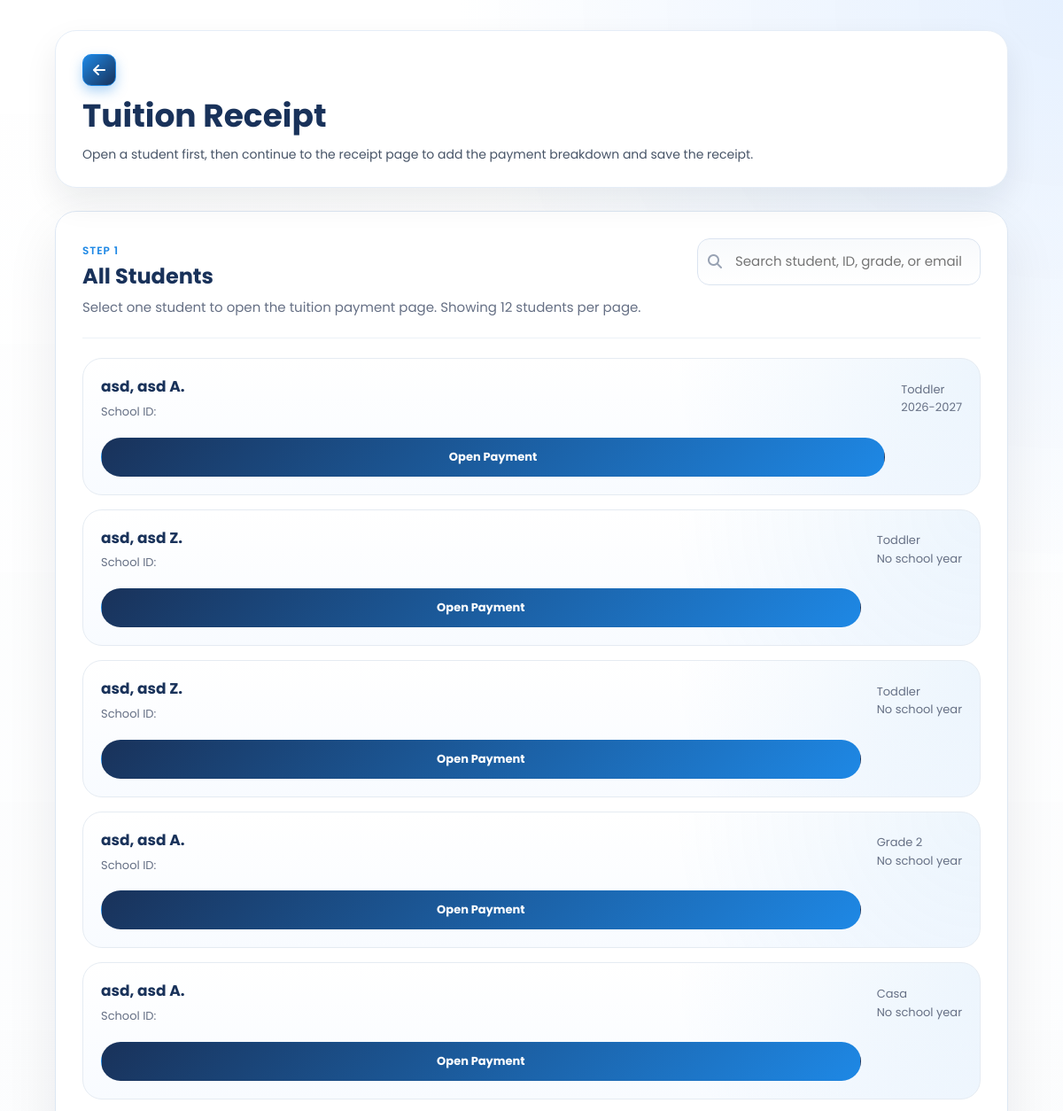
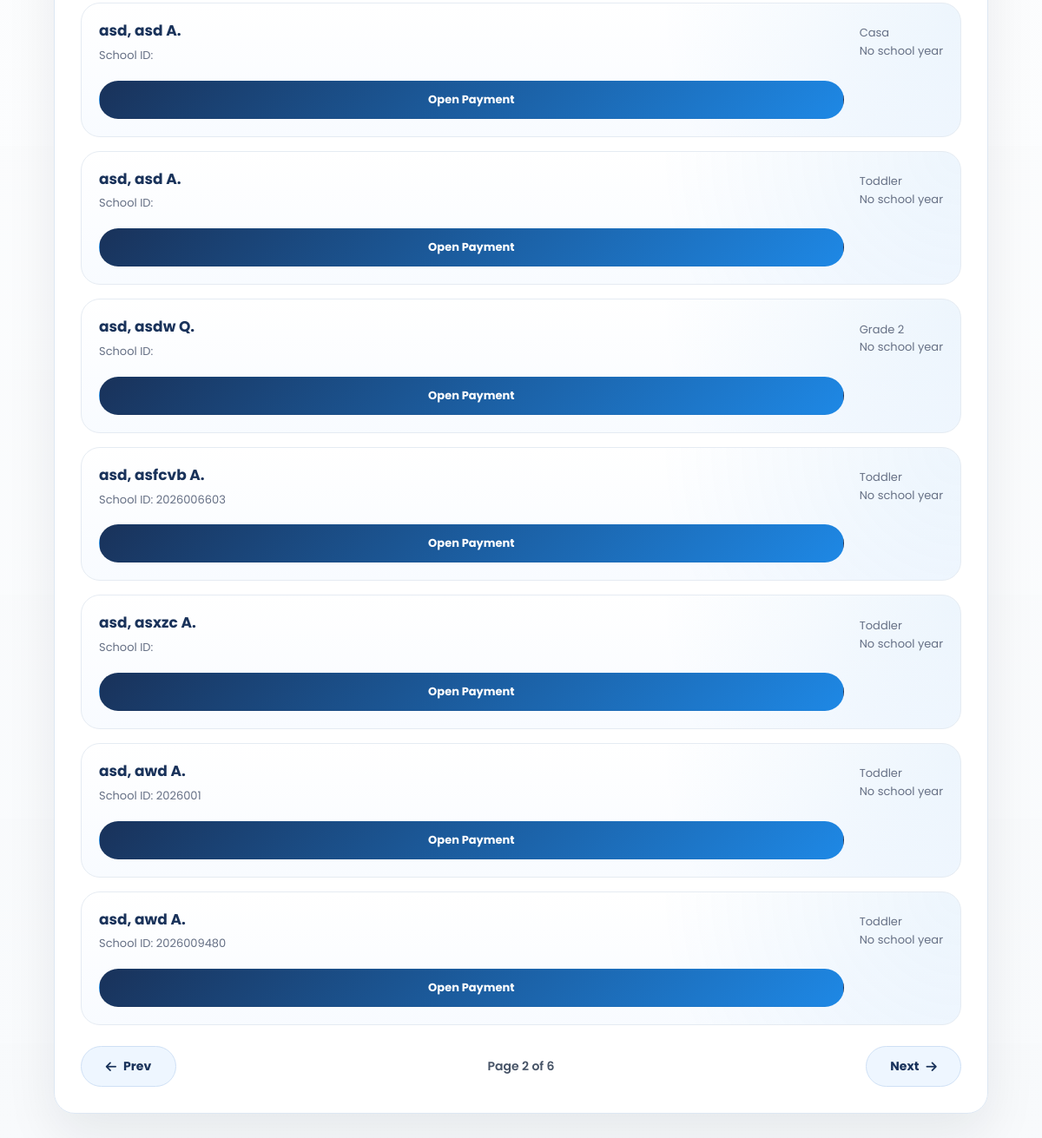
/SmartEnroll/tuition_receipt.php?page=2 (signed in), run on the app's committed database (2 pictures, top to bottom).
### tables this page shows
CREATE TABLE `enrollments` (
  `id` int(11) NOT NULL,
  `grade_level` varchar(50) DEFAULT NULL,
  `student_id` varchar(20) DEFAULT NULL,
  `school_year` varchar(20) DEFAULT NULL,
  `student_status` varchar(50) DEFAULT NULL,
  `completion_date` date DEFAULT NULL,
  `learner_lname` varchar(100) DEFAULT NULL,
  `learner_fname` varchar(100) DEFAULT NULL,
  `learner_mname` varchar(100) DEFAULT NULL,
  `learner_ext` varchar(20) DEFAULT NULL,
  `nickname` varchar(100) DEFAULT NULL,
  `sex` varchar(20) DEFAULT NULL,
  `dob` varchar(20) DEFAULT NULL,
  `age` int(11) DEFAULT NULL,
  `mother_tongue` varchar(100) DEFAULT NULL,
  `religion` varchar(100) DEFAULT NULL,
  `email` varchar(150) DEFAULT NULL,
  `province` varchar(100) DEFAULT NULL,
  `municipality` varchar(100) DEFAULT NULL,
  `barangay` varchar(100) DEFAULT NULL,
  `street` varchar(150) DEFAULT NULL,
  `father_lname` varchar(100) DEFAULT NULL,
  `father_fname` varchar(100) DEFAULT NULL,
  `father_mname` varchar(100) DEFAULT NULL,
  `father_occ` varchar(100) DEFAULT NULL,
  `father_contact` varchar(50) DEFAULT NULL,
  `mother_lname` varchar(100) DEFAULT NULL,
  `mother_fname` varchar(100) DEFAULT NULL,
  `mother_mname` varchar(100) DEFAULT NULL,
  `mother_occ` varchar(100) DEFAULT NULL,
  `mother_contact` varchar(50) DEFAULT NULL,
  `mother_maiden` varchar(100) DEFAULT NULL,
  `guardian_type` varchar(50) DEFAULT NULL,
  `guardian_lname` varchar(100) DEFAULT NULL,
  `guardian_fname` varchar(100) DEFAULT NULL,
  `guardian_mname` varchar(100) DEFAULT NULL,
  `guardian_occ` varchar(100) DEFAULT NULL,
  `guardian_contact` varchar(50) DEFAULT NULL,
  `emergency1_name` varchar(150) DEFAULT NULL,
  `emergency1_relationship` varchar(100) DEFAULT NULL,
  `emergency1_contact` varchar(50) DEFAULT NULL,
  `emergency2_name` varchar(150) DEFAULT NULL,
  `emergency2_relationship` varchar(100) DEFAULT NULL,
  `emergency2_contact` varchar(50) DEFAULT NULL,
  `emergency3_name` varchar(150) DEFAULT NULL,
  `emergency3_relationship` varchar(100) DEFAULT NULL,
  `emergency3_contact` varchar(50) DEFAULT NULL,
  `special_needs` text DEFAULT NULL,
  `medication` varchar(10) DEFAULT NULL,
  `medication_details` text DEFAULT NULL,
  `created_at` timestamp NOT NULL DEFAULT current_timestamp()
);

### SmartEnroll/tuition_receipt.php (the view, shortened to what this page needs)
<?php
$students = [];
$error = '';
$studentsPerPage = 12;
$currentPage = max(1, (int)($_GET['page'] ?? 1));
$totalPages = 1;
$searchQuery = trim((string)($_GET['q'] ?? ''));
function format_name(array $row): string
{
    $m = trim((string)($row['learner_mname'] ?? ''));
    $mi = $m !== '' ? strtoupper(mb_substr($m, 0, 1)) . '.' : '';
    $full = trim(
        ($row['learner_lname'] ?? '') . ', ' .
        ($row['learner_fname'] ?? '') . ' ' . $mi
    );
    return trim(preg_replace('/\s+/', ' ', $full), ' ,');
}
try {
    $conn = new mysqli('127.0.0.1', 'root', '', 'smartenroll');
    $conn->set_charset('utf8mb4');
    $whereSql = '';
    $searchLike = '';
    if ($whereSql !== '') {
        $countStmt = $conn->prepare("SELECT COUNT(*) AS total FROM enrollments {$whereSql}");
        $countStmt->bind_param('s', $searchLike);
        $countStmt->execute();
        $countResult = $countStmt->get_result();
    } else {
        $countResult = $conn->query("SELECT COUNT(*) AS total FROM enrollments");
    }
    $totalStudents = (int)($countResult->fetch_assoc()['total'] ?? 0);
    $totalPages = max(1, (int)ceil($totalStudents / $studentsPerPage));
    $currentPage = min($currentPage, $totalPages);
    $offset = ($currentPage - 1) * $studentsPerPage;
    $sql = "
        SELECT id, student_id, learner_lname, learner_fname, learner_mname, grade_level, school_year, email
        FROM enrollments
        {$whereSql}
        ORDER BY learner_lname ASC, learner_fname ASC, id DESC
        LIMIT ? OFFSET ?
    ";
    $stmt = $conn->prepare($sql);
    if ($whereSql !== '') {
        $stmt->bind_param('sii', $searchLike, $studentsPerPage, $offset);
    } else {
        $stmt->bind_param('ii', $studentsPerPage, $offset);
    }
    $stmt->execute();
    $result = $stmt->get_result();
    while ($row = $result->fetch_assoc()) {
        $students[] = $row;
    }
} catch (Throwable $e) {
    $error = $e->getMessage();
}
?>
<!DOCTYPE html>
<html lang="en">
<head>
    <link rel="stylesheet" href="css/style.css">
    <link rel="stylesheet" href="css/pay_tuition.css">
    <link rel="stylesheet" href="https://cdnjs.cloudflare.com/ajax/libs/font-awesome/6.5.0/css/all.min.css">
</head>
<body class="dashboard-page dashboard-white-page">
<main class="dashboard-main pay-list-main">
    <div class="dashboard-header tuition-header">
        <div class="student-header-left">
            <a href="dashboard.php" class="dashboard-link back-left"><i class="fa-solid fa-arrow-left"></i></a>
            <div class="student-header-title">
                <h1>Tuition Receipt</h1>
                <p>Open a student first, then continue to the receipt page to add the payment breakdown and save the receipt.</p>
            </div>
        </div>
    </div>
    <section class="student-directory-card">
        <div class="panel-top student-panel-top">
            <div>
                <span class="eyebrow eyebrow-blue">Step 1</span>
                <h2>All Students</h2>
                <p>Select one student to open the tuition payment page. Showing 12 students per page.</p>
            </div>
            <form method="get" action="tuition_receipt.php" class="search-box search-form">
                <i class="fa-solid fa-magnifying-glass"></i>
                <input id="studentSearch" name="q" type="text" placeholder="Search student, ID, grade, or email" value="<?php echo htmlspecialchars($searchQuery); ?>">
            </form>
        </div>
        <?php if (!$error && empty($students)): ?>
            <div class="empty-state">
                <i class="fa-solid fa-users"></i>
                <h2>No Students Found</h2>
                <p>There are no enrolled students available for tuition payment yet.</p>
            </div>
        <?php else: ?>
            <div class="student-card-list student-card-list-wide" id="payStudentList">
                <?php foreach ($students as $student): ?>
                    <?php $fullName = format_name($student) ?: 'N/A'; ?>
                    <a
                        class="student-pick-card"
                        href="tuition_receipt_details.php?student_id=<?php echo urlencode((string)$student['student_id']); ?>"
                        data-search="<?php echo htmlspecialchars(strtolower(implode(' ', [
                            (string)($student['student_id'] ?? ''),
                            $fullName,
                            (string)($student['grade_level'] ?? ''),
                            (string)($student['email'] ?? ''),
                            (string)($student['school_year'] ?? '')
                        ]))); ?>"
                    >
                        <div class="student-pick-main">
                            <strong><?php echo htmlspecialchars($fullName); ?></strong>
                            <span>School ID: <?php echo htmlspecialchars((string)($student['student_id'] ?? '')); ?></span>
                        </div>
                        <div class="student-pick-meta">
                            <span><?php echo htmlspecialchars((string)($student['grade_level'] ?? 'N/A')); ?></span>
                            <small><?php echo htmlspecialchars((string)($student['school_year'] ?? 'No school year')); ?></small>
                        </div>
                        <div class="student-pick-action">Open Payment</div>
                    </a>
                <?php endforeach; ?>
            </div>
            <?php if ($totalPages > 1): ?>
                <div class="pagination-bar">
                    <a class="pagination-btn<?php echo $currentPage <= 1 ? ' disabled' : ''; ?>" href="<?php echo $currentPage > 1 ? '?page=' . ($currentPage - 1) . ($searchQuery !== '' ? '&q=' . urlencode($searchQuery) : '') : '#'; ?>">
                        <i class="fa-solid fa-arrow-left"></i>
                        Prev
                    </a>
                    <div class="pagination-status">
                        Page <?php echo $currentPage; ?> of <?php echo $totalPages; ?><?php echo $searchQuery !== '' ? ' • Search: ' . htmlspecialchars($searchQuery) : ''; ?>
                    </div>
                    <a class="pagination-btn<?php echo $currentPage >= $totalPages ? ' disabled' : ''; ?>" href="<?php echo $currentPage < $totalPages ? '?page=' . ($currentPage + 1) . ($searchQuery !== '' ? '&q=' . urlencode($searchQuery) : '') : '#'; ?>">
                        Next
                        <i class="fa-solid fa-arrow-right"></i>
                    </a>
                </div>
            <?php endif; ?>
        <?php endif; ?>
    </section>
</main>
</body>
</html>

### SmartEnroll/css/style.css (style rules this page uses)
* { margin: 0; padding: 0; box-sizing: border-box; font-family: 'Poppins', sans-serif; }
:root { --logo-blue: #19325a; --logo-blue-light: #1e88e5; --logo-yellow: #fdd835; --logo-yellow-soft: #ffe970; --logo-green: #43a047; }
body, html { height: 100%; color: #fff; }
html { scroll-behavior: smooth; }
body { background: #0f172a; }
.eyebrow { text-transform: uppercase; letter-spacing: 1.4px; font-size: 12px; color: #6b7280; margin-bottom: 8px; font-weight: 600; }
.dashboard-page { background: linear-gradient(135deg, rgba(12, 25, 47, 0.72), rgba(25, 50, 90, 0.48)), #f5f6f8; color: #1b1f2a; position: relative; min-height: 100vh; overflow-x: hidden; }
.dashboard-page::before { content: ""; position: fixed; inset: 0; background: linear-gradient(135deg, rgba(12, 25, 47, 0.5), rgba(25, 50, 90, 0.18)), url('../assets/img1.jpg') center center / cover no-repeat; filter: blur(5px) saturate(1.05); transform: scale(1.05); z-index: 0; }
.dashboard-page::after { content: ""; position: fixed; inset: 0; background: radial-gradient(circle at top right, rgba(253, 216, 53, 0.22), transparent 28%), linear-gradient(180deg, rgba(255, 255, 255, 0.08), rgba(255, 255, 255, 0.16)); z-index: 0; pointer-events: none; }
.dashboard-page.dashboard-white-page { background: #f8fafc; }
.dashboard-page.dashboard-white-page::before { display: none; }
.dashboard-page.dashboard-white-page::after { background: radial-gradient(circle at top right, rgba(219, 234, 254, 0.72), transparent 24%), linear-gradient(180deg, rgba(255, 255, 255, 0.96), rgba(248, 250, 252, 1)); }
.dashboard-page.dashboard-white-page .dashboard-header { background: #ffffff; border: 1px solid #e5edf7; box-shadow: 0 16px 36px rgba(15, 23, 42, 0.08); }
.dashboard-page.dashboard-white-page .dashboard-header h1 { color: var(--logo-blue); }
.dashboard-page.dashboard-white-page .dashboard-header p { color: #475467; }
.dashboard-main { width: min(1920px, calc(100vw - 96px)); max-width: 1920px; margin: 0 auto; padding: 42px 24px 56px; position: relative; z-index: 1; }
.dashboard-header { display: flex; align-items: center; justify-content: space-between; gap: 20px; margin-bottom: 30px; padding: 26px 30px; border-radius: 24px; background: linear-gradient(135deg, rgba(255, 255, 255, 0.2), rgba(245, 248, 255, 0.12)); backdrop-filter: blur(14px); box-shadow: 0 20px 48px rgba(4, 12, 26, 0.24); border: 1px solid rgba(255, 255, 255, 0.22); }
.dashboard-header h1 { color: #ffffff; font-size: clamp(2rem, 3vw, 2.6rem); margin-bottom: 6px; }
.dashboard-header p { color: rgba(225, 232, 244, 0.88); font-size: 14px; }
.dashboard-link { text-decoration: none; color: var(--logo-blue); font-weight: 700; background: rgba(253, 216, 53, 0.95); padding: 12px 18px; border-radius: 999px; box-shadow: 0 10px 24px rgba(253, 216, 53, 0.26); transition: transform 0.2s ease, box-shadow 0.2s ease, background 0.2s ease; }

### data on the page
enrollments: fullName "asd, asd A.", grade_level "Toddler", school_year "2026-2027"
enrollments: fullName "asd, asd Z.", grade_level "Toddler", school_year "No school year"
enrollments: fullName "asd, asd Z.", grade_level "Toddler", school_year "No school year"
enrollments: fullName "asd, asd A.", grade_level "Grade 2", school_year "No school year"
enrollments: fullName "asd, asd A.", grade_level "Casa", school_year "No school year"
enrollments: fullName "asd, asd A.", grade_level "Casa", school_year "No school year"
enrollments: fullName "asd, asd A.", grade_level "Toddler", school_year "No school year"
enrollments: fullName "asd, asdw Q.", grade_level "Grade 2", school_year "No school year"
enrollments: fullName "asd, asfcvb A.", student "2026006603", grade_level "Toddler", school_year "No school year"
enrollments: fullName "asd, asxzc A.", grade_level "Toddler", school_year "No school year"
enrollments: fullName "asd, awd A.", student "2026001", grade_level "Toddler", school_year "No school year"
enrollments: fullName "asd, awd A.", student "2026009480", grade_level "Toddler", school_year "No school year"

### other printed values
$currentPage "2"
$totalPages "6"
